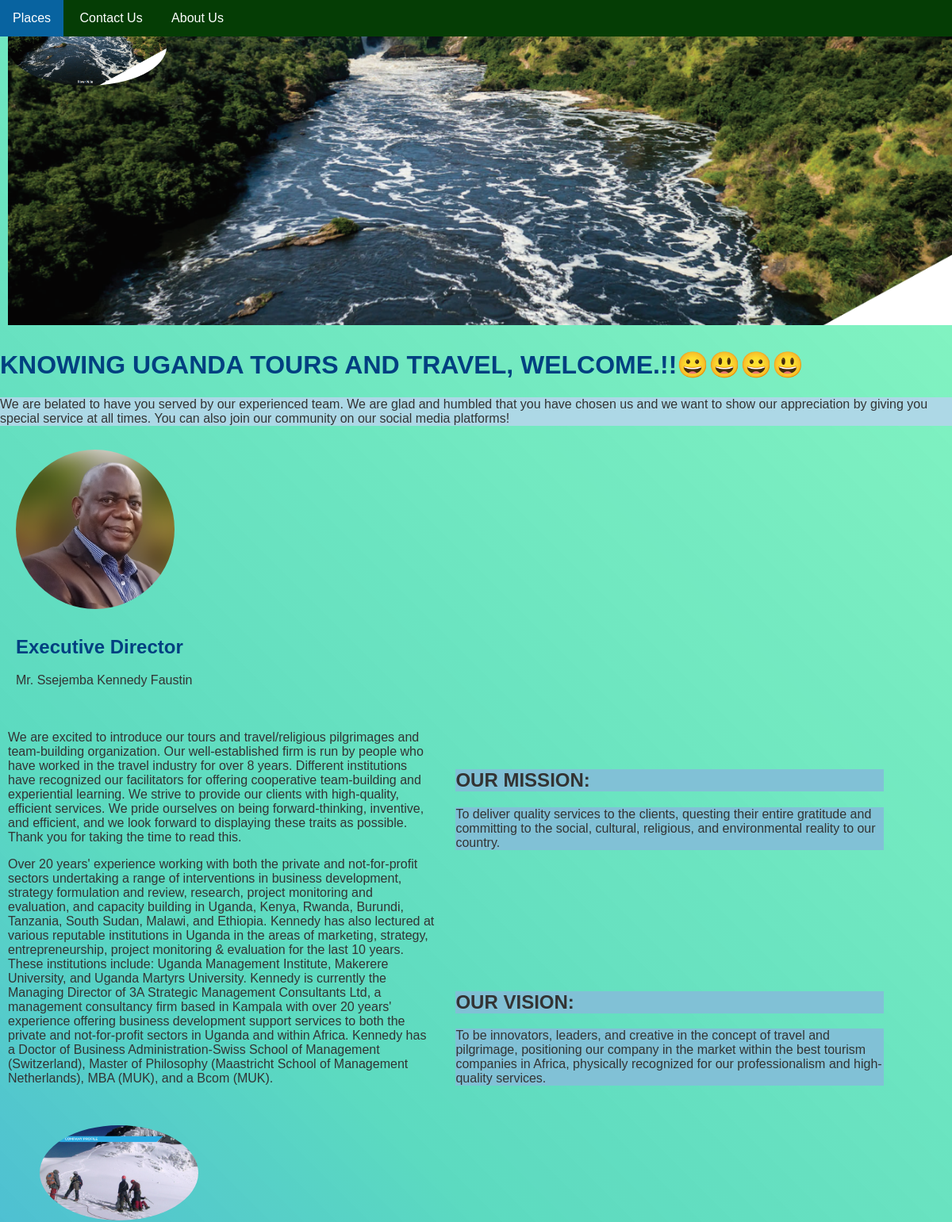
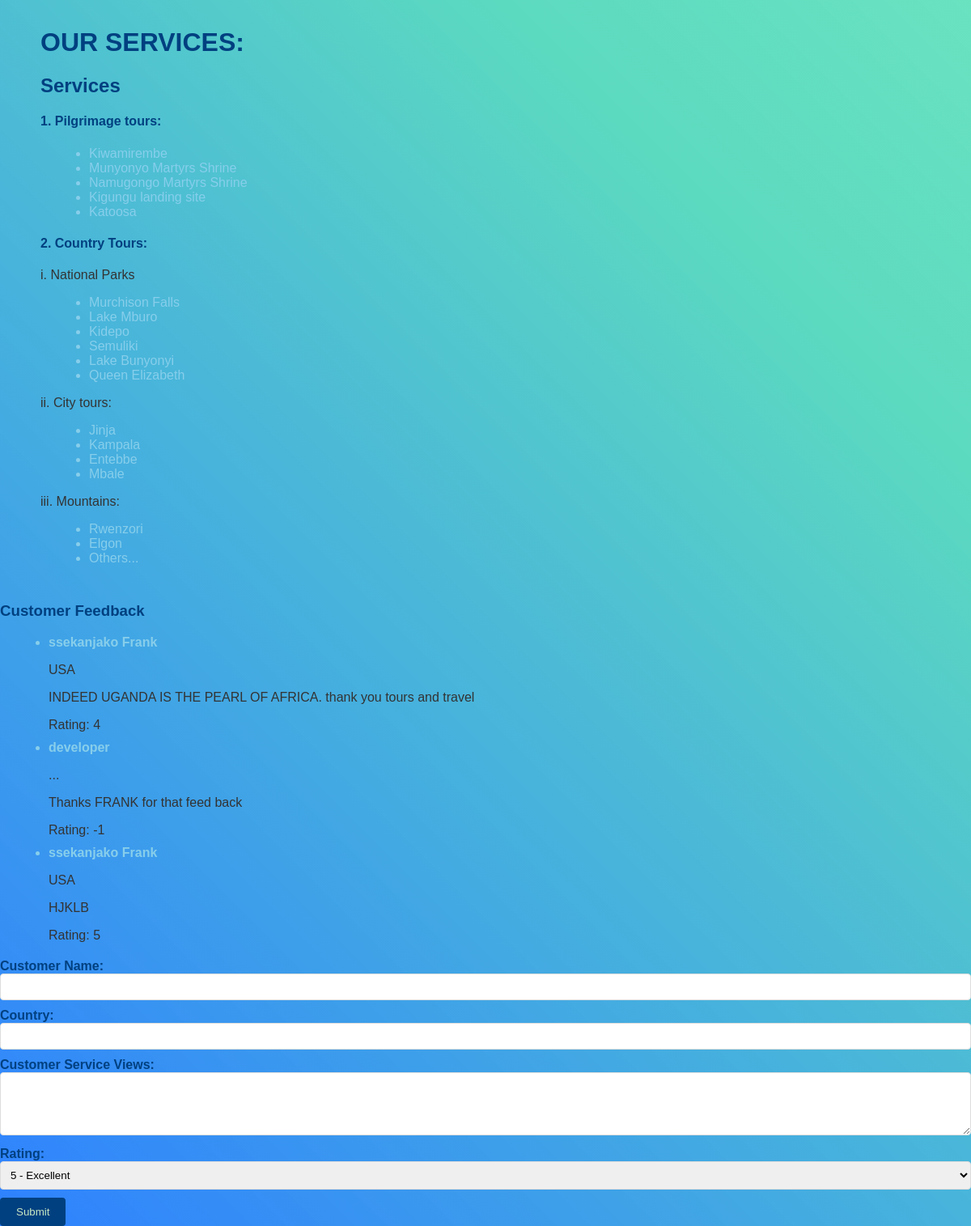
The page /travel/ on the database its author committed (2 pictures, top to bottom).
### travel/models.py (models this page shows, shortened)
class CustomerFeedback(models.Model):
    customer_name = models.CharField(max_length=100)
    country = models.CharField(max_length=100)
    service_views = models.TextField()
    rating = models.IntegerField()

### travel/views.py (the view)
# urls.py: path('', views.welcome, name = 'welcome'),
def welcome(request):
    if request.method == 'POST':
        form = FeedbackForm(request.POST)
        if form.is_valid():
            form.save()
            return redirect('welcome')
    else:
        form = FeedbackForm()
    feedback_list = CustomerFeedback.objects.all()
    return render(request, 'welcome.html', {'feedback_list': feedback_list})

### travel/templates/welcome.html (shortened to what this page needs)
{% load static %}
<!DOCTYPE html>
<html lang="en">
<head>
    <link rel="stylesheet" href="{% static 'css/style.css' %}">
</head>
<body class="bod1">
    <nav class="b1">
        <ul class="navbar">
            <li><a href="../travel/places">Places</a></li>
            <li><a href="../travel/ContactUs">Contact Us</a></li>
            <li><a href="../travel/AboutUs">About Us</a></li>
        </ul>
    </nav>
    <div class="header-image">
        <img src="{% static 'images/nile.png' %}" alt="River Nile">
    </div>
<h1> KNOWING UGANDA TOURS AND TRAVEL, WELCOME.!!😀😃😀😃</h1>
    <p class="me">We are belated to have you served by our experienced team. We are glad and humbled that you have chosen us and we want to show our appreciation by giving you special service at all times. You can also join our community on our social media platforms!</p>
    <div>
        <div>
            <img src="{% static 'images/edir.png' %}" alt="Executive Director - Mr. Ssejemba Kennedy Faustin">
            <h2>Executive Director</h2>
            <p>Mr. Ssejemba Kennedy Faustin</p>
        </div><br><br>
        <p class="pot1">We are excited to introduce our tours and travel/religious pilgrimages and team-building organization. Our well-established firm is run by people who have worked in the travel industry for over 8 years. Different institutions have recognized our facilitators for offering cooperative team-building and experiential learning. We strive to provide our clients with high-quality, efficient services. We pride ourselves on being forward-thinking, inventive, and efficient, and we look forward to displaying these traits as possible. Thank you for taking the time to read this.</p>
        <p class="pot">Over 20 years' experience working with both the private and not-for-profit sectors undertaking a range of interventions in business development, strategy formulation and review, research, project monitoring and evaluation, and capacity building in Uganda, Kenya, Rwanda, Burundi, Tanzania, South Sudan, Malawi, and Ethiopia. Kennedy has also lectured at various reputable institutions in Uganda in the areas of marketing, strategy, entrepreneurship, project monitoring & evaluation for the last 10 years. These institutions include: Uganda Management Institute, Makerere University, and Uganda Martyrs University. Kennedy is currently the Managing Director of 3A Strategic Management Consultants Ltd, a management consultancy firm based in Kampala with over 20 years' experience offering business development support services to both the private and not-for-profit sectors in Uganda and within Africa. Kennedy has a Doctor of Business Administration-Swiss School of Management (Switzerland), Master of Philosophy (Maastricht School of Management Netherlands), MBA (MUK), and a Bcom (MUK).</p>
        </div>
            <div class="b1">
            <h2> <p class="y">OUR MISSION:</p></h2>
                <p class="y"    >To deliver quality services to the clients, questing their entire gratitude and committing to the social, cultural, religious, and environmental reality to our country.</p>
        <br><br><br><br><br><br><br><br>
                <h2><p class="y">OUR VISION:</p></h2>
                <p class="y">To be innovators, leaders, and creative in the concept of travel and pilgrimage, positioning our company in the market within the best tourism companies in Africa, physically recognized for our professionalism and high-quality services.</p>
    </div>
    <form class="form"><div>
        <img src="{% static 'images/renz.png' %}" alt="Executive Director - Mr. Ssejemba Kennedy Faustin">
        <h1>OUR SERVICES:</h1>
        <h2>Services</h2>
        <h4>1. Pilgrimage tours:</h4>
        <ul>
            <li>Kiwamirembe</li>
            <li>Munyonyo Martyrs Shrine</li>
            <li>Namugongo Martyrs Shrine</li>
            <li>Kigungu landing site</li>
            <li>Katoosa</li>
        </ul>
        <div class="v1">
            <video src="{% static 'videos/vid3.mp4' %}" autoplay muted loop></video>
        </div>
        <h4>2. Country Tours:</h4>
        <p>i. National Parks</p>
        <ul>
            <li>Murchison Falls</li>
            <li>Lake Mburo</li>
            <li>Kidepo</li>
            <li>Semuliki</li>
            <li>Lake Bunyonyi</li>
            <li>Queen Elizabeth</li>
        </ul>
        <p>ii. City tours:</p>
        <ul>
            <li>Jinja</li>
            <li>Kampala</li>
            <li>Entebbe</li>
            <li>Mbale</li>
        </ul>
        <p>iii. Mountains:</p>
        <ul>
            <li>Rwenzori</li>
            <li>Elgon</li>
            <li>Others...</li>
        </ul></div>
    </form>
    <h3>Customer Feedback</h3>
<ul>
    {% for feedback in feedback_list %}
    <li>
        <strong>{{ feedback.customer_name }}</strong>
        <p>{{ feedback.country }}</p>
        <p>{{ feedback.service_views }}</p>
        <p>Rating: {{ feedback.rating }}</p>
    </li>
    {% endfor %}
</ul>
<form method="POST" action="{% url 'welcome' %}">
    <label for="customer_name">Customer Name:</label>
    <input type="text" id="customer_name" name="customer_name" required><br>
    <label for="country">Country:</label>
    <input type="text" id="country" name="country" required><br>
    <label for="service_views">Customer Service Views:</label>
    <textarea id="service_views" name="service_views" rows="4" cols="50" required></textarea><br>
    <label for="rating">Rating:</label>
    <select id="rating" name="rating" required>
        <option value="5">5 - Excellent</option>
    </select><br>
    <input type="submit" value="Submit" class="n">
</form>
</body>
</html>

### static/css/style.css (style rules this page uses)
body { background-color: #2b93e4; color: #333333; font-family: Arial, sans-serif; }
h1, h2, h3, h4 { color: #004080; }
p { color: #333333; }
ul { list-style-type: disc; margin-left: 20px; }
form { margin-top: 20px; }
label { font-weight: bold; color: #004080; }
input[type="text"], textarea, select { width: 100%; padding: 8px; border: 1px solid #dddddd; border-radius: 4px; box-sizing: border-box; margin-bottom: 10px; }
input[type="submit"], button { background-color: #004080; color: #cae7c2; border: none; padding: 10px 20px; border-radius: 4px; cursor: pointer; }
h1, h2 { color: #004080; }
a { color: #008000; }
body { background-color: #e6f4ff; color: #333333; font-family: Arial, sans-serif; margin: 0; padding: 20px; }
h1, h2, h3 { color: #004080; }
p { margin-bottom: 10px; }
ul { margin-left: 20px; }
li { color: skyblue; }
img { max-width: 100%; height: auto; margin-bottom: 10px; }
img { width: 200px; height: 300px; object-fit: cover; border-radius: 100%; margin-bottom: 10px; }
.navbar { list-style-type: none; margin: 0; padding: 0; background-color: rgb(5, 61, 5); position: fixed; top: 0; width: 100%; }
.navbar li { display: inline; }
.navbar li a { display: inline-block; color: white; text-align: center; padding: 14px 16px; text-decoration: none; }
body { padding-top: 40px; }
div { display: inline-block; width: 45%; margin: 10px; }
div img { width: 100%; max-width: 200px; height: auto; }
.form { padding-left: 40px; }
.bod1 { padding: inherit; background-image: linear-gradient(45deg, rgba(0, 100, 255, 0.8) 0%, rgba(0, 200, 150, 0.6) 50%, rgba(0, 255, 100, 0.4) 100%); background-size: 100% 100%; }
.header-image { background-image: url("../images/nile.png"); background-size: cover; background-position: top left; width: 100%; height: 50vh; }
p.me { background-color: lightblue; }
p.y { background-color: rgb(129, 193, 214); }
.v1 { position: absolute; top: 150; right: 0; width: 100px; height: 500px; border-radius: 100px; overflow: hidden; }
.v1 { width: 40%; height: 30%; }
.n { background-color: blue; color: white; padding: 10px 20px; border: none; cursor: pointer; }

### rows shown on the page
CustomerFeedback: customer_name "ssekanjako Frank", country "USA", service_views "INDEED UGANDA IS THE PEARL OF AFRICA. thank you tours and travel", rating "4"
CustomerFeedback: customer_name "developer", country "...", service_views "Thanks FRANK for that feed back", rating "-1"
CustomerFeedback: customer_name "ssekanjako Frank", country "USA", service_views "HJKLB", rating "5"
